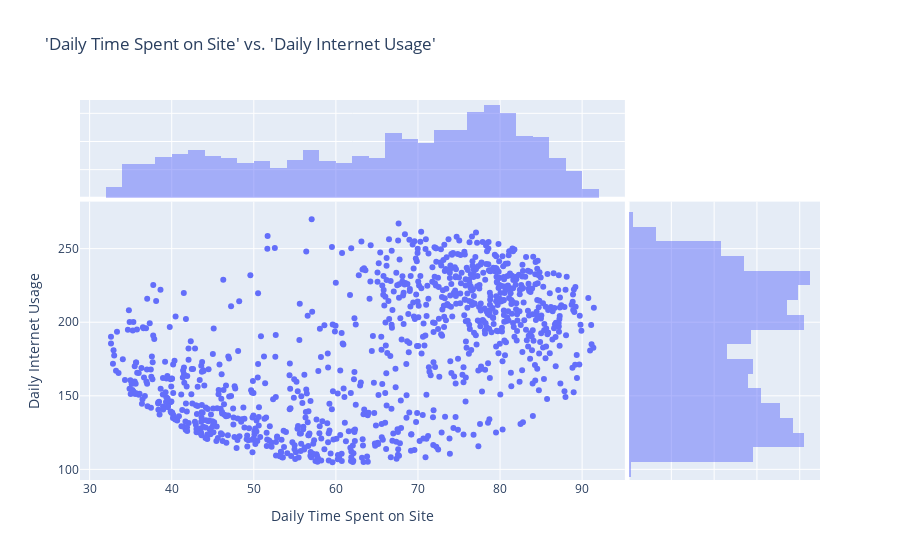

The code cell stored with this chart in its notebook:
### Code cell
px.scatter(ad_data, y="Daily Internet Usage", 
           x='Daily Time Spent on Site', marginal_x='histogram', 
           marginal_y='histogram', title="'Daily Time Spent on Site' vs. 'Daily Internet Usage'")

### Figure 1 — Plotly figure (JSON) as saved in the notebook; plotly's stock layout.template omitted (floating-point values rounded to 4 significant figures; data arrays with more than 128 entries replaced by an {"elided": "..."} marker saying what was removed)
{"data": [{"hovertemplate": "Daily Time Spent on Site=%{x}<br>Daily Internet Usage=%{y}<extra></extra>", "legendgroup": "", "marker": {"color": "#636efa", "symbol": "circle"}, "mode": "markers", "name": "", "orientation": "v", "showlegend": false, "type": "scatter", "x": {"elided": "1000 float values"}, "xaxis": "x", "y": {"elided": "1000 float values"}, "yaxis": "y"}, {"alignmentgroup": "True", "bingroup": "x", "hovertemplate": "Daily Time Spent on Site=%{x}<br>count=%{y}<extra></extra>", "legendgroup": "", "marker": {"color": "#636efa"}, "name": "", "offsetgroup": "", "opacity": 0.5, "showlegend": false, "type": "histogram", "x": {"elided": "1000 float values"}, "xaxis": "x3", "yaxis": "y3"}, {"alignmentgroup": "True", "bingroup": "y", "hovertemplate": "Daily Internet Usage=%{y}<br>count=%{x}<extra></extra>", "legendgroup": "", "marker": {"color": "#636efa"}, "name": "", "offsetgroup": "", "opacity": 0.5, "showlegend": false, "type": "histogram", "xaxis": "x2", "y": {"elided": "1000 float values"}, "yaxis": "y2"}], "layout": {"barmode": "overlay", "legend": {"tracegroupgap": 0}, "title": {"text": "'Daily Time Spent on Site' vs. 'Daily Internet Usage'"}, "xaxis": {"anchor": "y", "domain": [0, 0.7363], "title": {"text": "Daily Time Spent on Site"}}, "xaxis2": {"anchor": "y2", "domain": [0.7413, 1], "matches": "x2", "showgrid": true, "showline": false, "showticklabels": false, "ticks": ""}, "xaxis3": {"anchor": "y3", "domain": [0, 0.7363], "matches": "x", "showgrid": true, "showticklabels": false}, "xaxis4": {"anchor": "y4", "domain": [0.7413, 1], "matches": "x2", "showgrid": true, "showline": false, "showticklabels": false, "ticks": ""}, "yaxis": {"anchor": "x", "domain": [0, 0.7326], "title": {"text": "Daily Internet Usage"}}, "yaxis2": {"anchor": "x2", "domain": [0, 0.7326], "matches": "y", "showgrid": true, "showticklabels": false}, "yaxis3": {"anchor": "x3", "domain": [0.7426, 1], "matches": "y3", "showgrid": true, "showline": false, "showticklabels": false, "ticks": ""}, "yaxis4": {"anchor": "x4", "domain": [0.7426, 1], "matches": "y3", "showgrid": true, "showline": false, "showticklabels": false, "ticks": ""}}}
